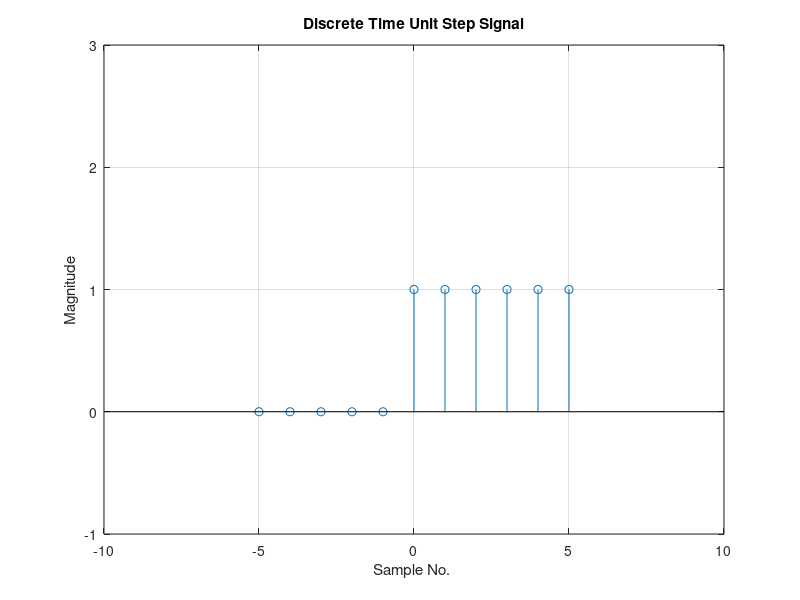

Write the MATLAB code that produced this figure.
% Matlab code for discrete time elementary signals
% Unit Step Sequences
% Pranaba K. Mishro, VSS University of Technology (Burla).
% The codes are written for studnts reference
clc; close all; clear all;
n=input('Enter length of the sequence: '); % Example 10
N=-n:n;
le=length(N);
y=zeros(1,le);
for i=1:le
      if N(i)>=0    
      y(i)=1;       
      end
end
stem(N, y);
grid on;
title('Discrete Time Unit Step Signal')
xlabel('Sample No. ')
ylabel('Magnitude')
axis([-10 10 -1 3])